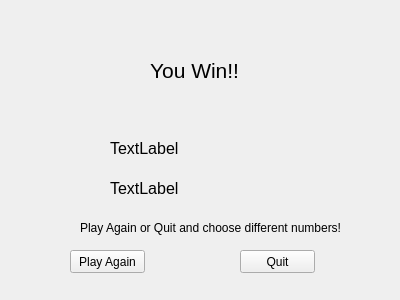
<?xml version="1.0" encoding="UTF-8"?>
<ui version="4.0">
 <class>YouWinScreen</class>
 <widget class="QWidget" name="YouWinScreen">
  <property name="geometry">
   <rect>
    <x>0</x>
    <y>0</y>
    <width>400</width>
    <height>300</height>
   </rect>
  </property>
  <property name="windowTitle">
   <string>Form</string>
  </property>
  <widget class="QLabel" name="youGuessedNumberLabel">
   <property name="geometry">
    <rect>
     <x>150</x>
     <y>50</y>
     <width>121</width>
     <height>41</height>
    </rect>
   </property>
   <property name="font">
    <font>
     <pointsize>16</pointsize>
    </font>
   </property>
   <property name="text">
    <string>You Win!!</string>
   </property>
  </widget>
  <widget class="QLabel" name="scoreYouWinLabel">
   <property name="geometry">
    <rect>
     <x>110</x>
     <y>140</y>
     <width>180</width>
     <height>16</height>
    </rect>
   </property>
   <property name="font">
    <font>
     <pointsize>12</pointsize>
    </font>
   </property>
   <property name="text">
    <string>TextLabel</string>
   </property>
  </widget>
  <widget class="QLabel" name="highScoreWinLabel">
   <property name="geometry">
    <rect>
     <x>110</x>
     <y>180</y>
     <width>180</width>
     <height>16</height>
    </rect>
   </property>
   <property name="font">
    <font>
     <pointsize>12</pointsize>
    </font>
   </property>
   <property name="text">
    <string>TextLabel</string>
   </property>
  </widget>
  <widget class="QPushButton" name="againButton">
   <property name="geometry">
    <rect>
     <x>70</x>
     <y>250</y>
     <width>75</width>
     <height>23</height>
    </rect>
   </property>
   <property name="text">
    <string>Play Again</string>
   </property>
  </widget>
  <widget class="QPushButton" name="exitGameButton">
   <property name="geometry">
    <rect>
     <x>240</x>
     <y>250</y>
     <width>75</width>
     <height>23</height>
    </rect>
   </property>
   <property name="text">
    <string>Quit</string>
   </property>
  </widget>
  <widget class="QLabel" name="label">
   <property name="geometry">
    <rect>
     <x>80</x>
     <y>220</y>
     <width>271</width>
     <height>16</height>
    </rect>
   </property>
   <property name="text">
    <string>Play Again or Quit and choose different numbers!</string>
   </property>
  </widget>
 </widget>
 <resources/>
 <connections/>
</ui>
